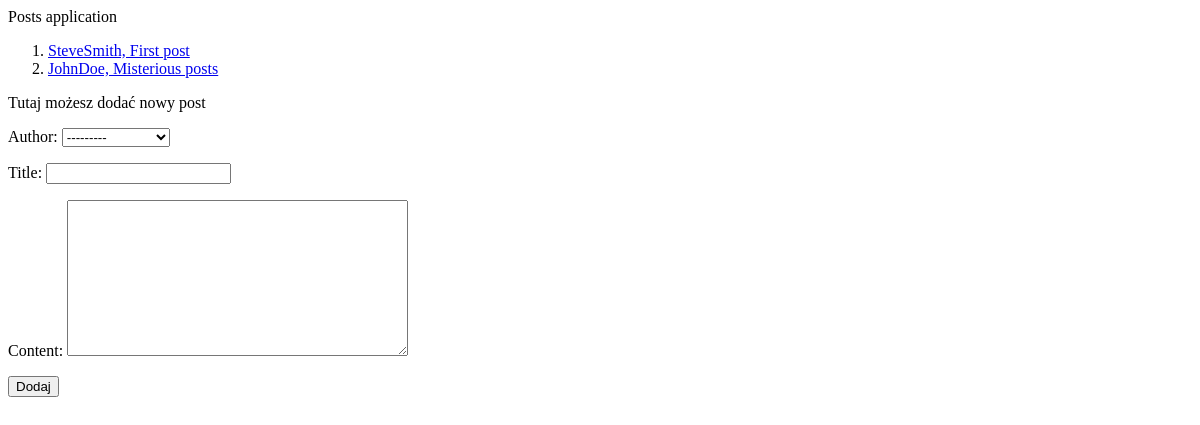
Page /posts/posts/ on the earlier database version.
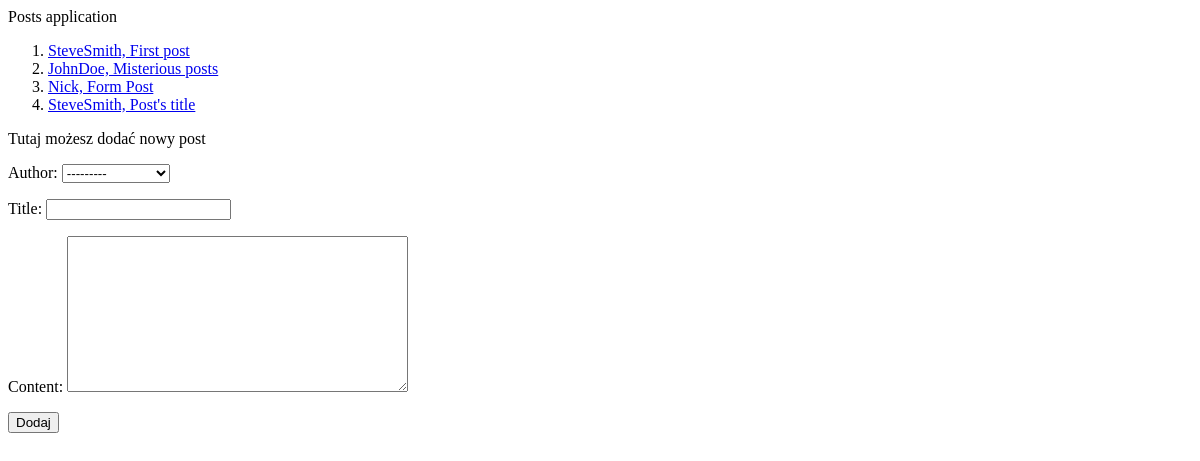
Same page on the later database version.
### posts/models.py (models this page shows)
class Post(models.Model):
    title = models.CharField(max_length=20)
    content = models.TextField()
    created = models.DateTimeField(auto_now_add=True)
    modified = models.DateTimeField(auto_now=True)
    author = models.ForeignKey(
        "posts.Author",
        on_delete=models.CASCADE
    )
    def __str__(self):
        return f"{self.author}, {self.title}"

class Author(models.Model):
    nick = models.CharField(max_length=20)
    email = models.EmailField()
    bio = models.TextField(null=True, blank=True)
    def __str__(self):
        return f"{self.nick}"

### posts/views.py (the view)
# urls.py: path('posts/', posts_list, name="posts_list"),
def posts_list(request):
    if request.method == "POST":
        form = PostForm(data=request.POST)
        if form.is_valid():
            form.save()
            messages.add_message(
                request,
                messages.SUCCESS,
                "Utworzono nowy post!!"
            )
        else:
            messages.add_message(
                request,
                messages.ERROR,
                form.errors['__all__']
            )
    elif request.method == "GET":
        posts = Post.objects.all()
        form = PostForm()
        return render(
            request=request,
            template_name="posts/posts_list.html",
            context={"posts": posts,
                     "form": form
                     }
        )

### posts/forms.py
class PostForm(forms.ModelForm):
    class Meta:
        model = Post
        fields = ["author", "title", "content"]

### posts/templates/posts/posts_list.html (shortened to what this page needs)
{% extends "posts/base.html" %}
{% block content %}
   <ol>
       {% for p in posts %}
           <li><a href="{% url "posts:post_details" p.id %}">{{ p }}</a></li>
       {% endfor %}
   </ol>
   <p>Tutaj możesz dodać nowy post</p>
   <form method="post">
    {{ form.as_p }}
    <input type="submit" value="Dodaj">
</form>
{% endblock %}

Differences in the rows shown:
added Post: author+title "Nick, Form Post"
added Post: author+title "SteveSmith, Post's title"
